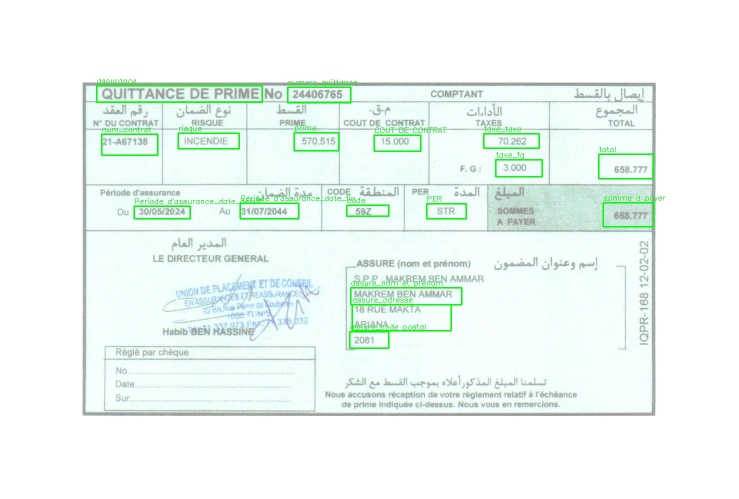
#> input picture boxes_preview.jpg, 1477 x 997 px, given as the content of the folder ./images, which was not available (shown at 1/2 size)
$ python ocr_llm_extractor.py
#> lines starting #> are read from the running program, lines starting #| are printed output that depends on the picture; after the words box and inside, x2 and y2 are one past the last pixel; in counts of white or black regions, pixels touching at a corner belong together; pictures that were not available may be replaced by others from this repository, and a replacement may not be noted
### TableExtractor.py
import cv2
import numpy as np
import os

class TableExtractor:

    def __init__(self, image_path):
        self.image_path = image_path

    def execute(self):
        self.image = cv2.imread(self.image_path)
#> self.image is the input picture: shape (997, 1477, 3); mean B, G, R 243.9, 248.4, 238.2
        self.store_process_image("0_original.jpg", self.image)
        self.convert_image_to_grayscale()
        self.store_process_image("1_grayscaled.jpg", self.grayscale_image)
        self.threshold_image()
        self.store_process_image("3_thresholded.jpg", self.thresholded_image)
        self.invert_image()
        self.store_process_image("4_inverteded.jpg", self.inverted_image)
        self.dilate_image()
        self.store_process_image("5_dialateded.jpg", self.dilated_image)
        self.find_contours()
        self.store_process_image("6_all_contours.jpg", self.image_with_all_contours)
        self.filter_contours_and_leave_only_rectangles()
        self.store_process_image("7_only_rectangular_contours.jpg", self.image_with_only_rectangular_contours)
        self.find_largest_contour_by_area()
        self.store_process_image("8_contour_with_max_area.jpg", self.image_with_contour_with_max_area)
        self.order_points_in_the_contour_with_max_area()
        self.store_process_image("9_with_4_corner_points_plotted.jpg", self.image_with_points_plotted)
        self.calculate_new_width_and_height_of_image()
        self.apply_perspective_transform()
        self.store_process_image("10_perspective_corrected.jpg", self.perspective_corrected_image)
        self.add_10_percent_padding()
        self.store_process_image("11_perspective_corrected_with_padding.jpg", self.perspective_corrected_image_with_padding)
        return self.perspective_corrected_image_with_padding


    def convert_image_to_grayscale(self):
        self.grayscale_image = cv2.cvtColor(self.image, cv2.COLOR_BGR2GRAY)
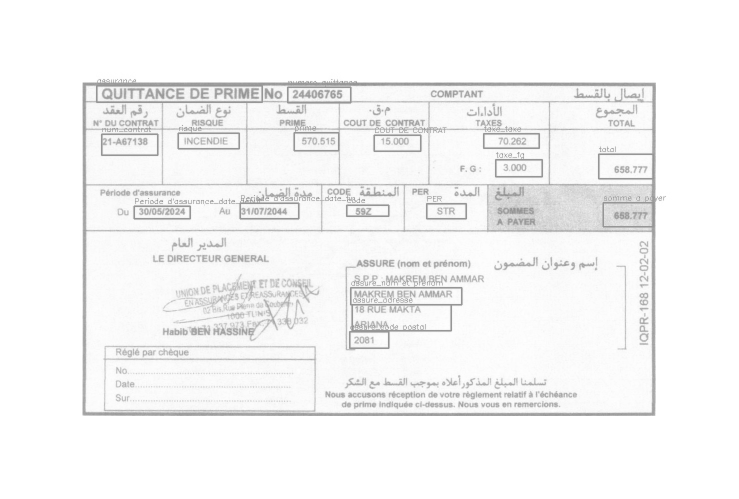
#> self.grayscale_image: shape (997, 1477) (shown at 1/2 size); min 141, max 255, mean 244.8

    def blur_image(self):
        self.blurred_image = cv2.blur(self.grayscale_image, (5, 5))

    def threshold_image(self):
        self.thresholded_image = cv2.threshold(self.grayscale_image, 0, 255, cv2.THRESH_BINARY + cv2.THRESH_OTSU)[1]
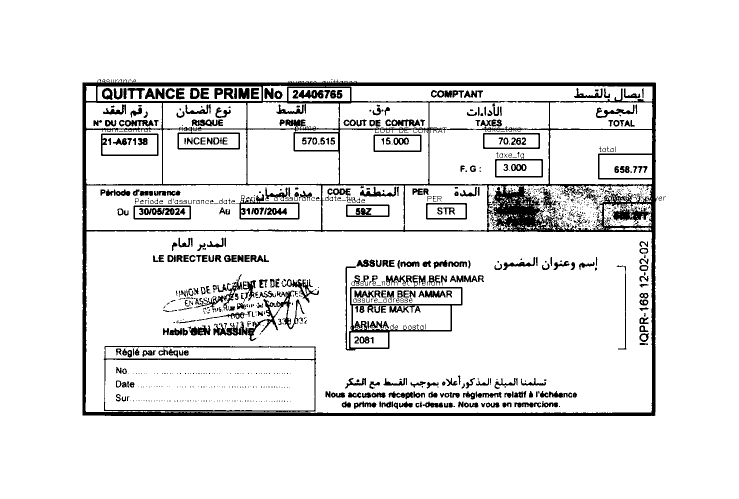
#> self.thresholded_image: shape (997, 1477) (shown at 1/2 size); 91.2% white; 1082 black regions (656 under 20 px), largest, box (x1, y1, x2, y2) and area: (165, 159, 1316, 832) 56382, (691, 533, 925, 701) 4653, (207, 692, 632, 824) 3705

    def invert_image(self):
        self.inverted_image = cv2.bitwise_not(self.thresholded_image)
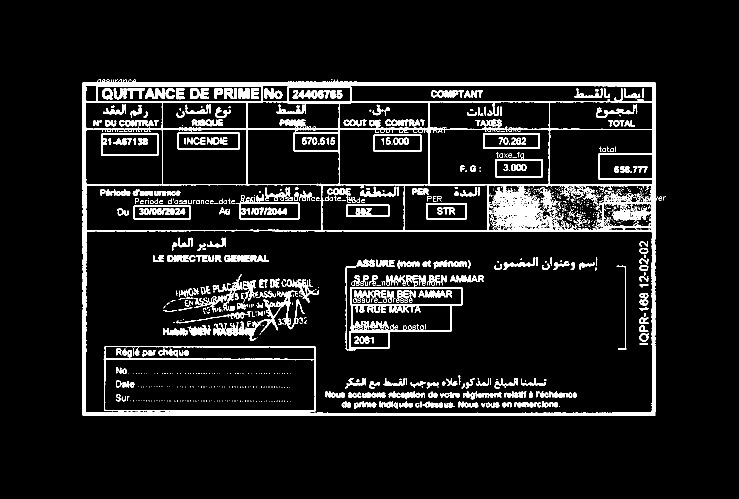
#> self.inverted_image: shape (997, 1477) (shown at 1/2 size); 8.8% white; 1082 white regions (656 under 20 px), largest, box (x1, y1, x2, y2) and area: (165, 159, 1316, 832) 56382, (691, 533, 925, 701) 4653, (207, 692, 632, 824) 3705

    def dilate_image(self):
        kernel = cv2.getStructuringElement(cv2.MORPH_RECT, (2, 2))
        self.dilated_image = cv2.dilate(self.inverted_image, kernel, iterations=2)
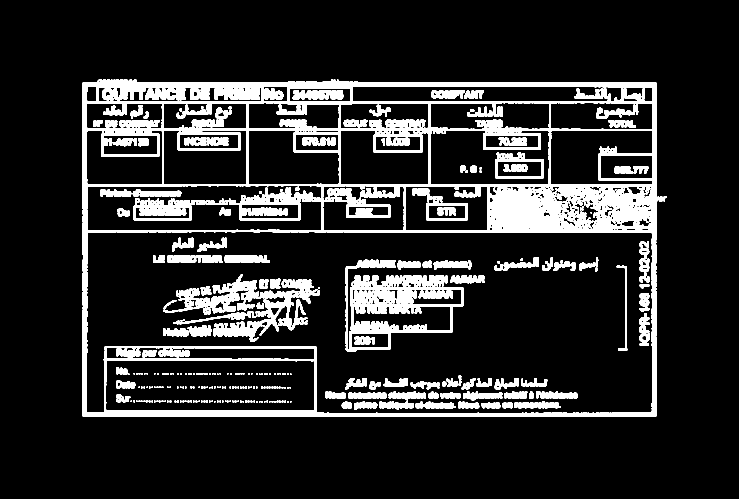
#> self.dilated_image: shape (997, 1477) (shown at 1/2 size); 14.8% white; 343 white regions (183 under 20 px)
        output_dir = "image"
        os.makedirs(output_dir, exist_ok=True)
        cv2.imwrite(os.path.join(output_dir, "dilateded.jpg"), self.dilated_image)
        print("Dilation applied and image saved")

    def find_contours(self):
        self.contours, self.hierarchy = cv2.findContours(self.dilated_image, cv2.RETR_TREE, cv2.CHAIN_APPROX_SIMPLE)
#> self.contours = 980 contours, 681 with area under 20; largest, box (x1, y1, x2, y2) and area: (165, 158, 1326, 834) 767026, (172, 463, 1305, 827) 352059, (211, 720, 630, 822) 41464, (173, 371, 643, 461) 39780, (691, 519, 927, 703) 25420; self.hierarchy = 980 rows, first 6: [1, -1, -1, -1], [-1, 0, 2, -1], [3, -1, -1, 1], [4, 2, -1, 1], [175, 3, 5, 1], [6, -1, -1, 4]
        self.image_with_all_contours = self.image.copy()
        cv2.drawContours(self.image_with_all_contours, self.contours, -1, (0, 255, 0), 3)
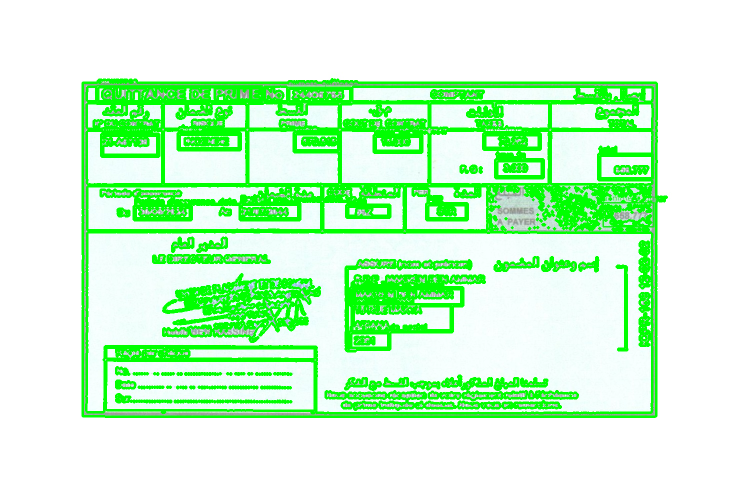
#> self.image_with_all_contours: shape (997, 1477, 3) (shown at 1/2 size); 18.23% of pixels changed, all inside (x1, y1, x2, y2) = (163, 156, 1336, 836)

    def filter_contours_and_leave_only_rectangles(self):
        self.rectangular_contours = []
        min_area = 10000  # You may need to tune this value for your images
        for contour in self.contours:
            peri = cv2.arcLength(contour, True)
            approx = cv2.approxPolyDP(contour, 0.01 * peri, True)
            area = cv2.contourArea(contour)
            if len(approx) == 4 and area > min_area:
                self.rectangular_contours.append(approx)
#> this loop made 980 passes
#> (peri, area) on passes 1, 715, 840: (28.83, 28), (507.1, 14369), (738.6, 25079.5)
#> after the loop, self.rectangular_contours = 7 contours; box (x1, y1, x2, y2) and area: (165, 165, 1313, 833) 765049, (212, 721, 630, 821) 40720, (860, 261, 1098, 369) 24262, (681, 262, 857, 369) 18148, (174, 260, 325, 369) 15818, (811, 372, 975, 461) 14095, (1101, 206, 1305, 258) 10176
        # Sort by area descending and keep only the largest contour (main table)
        if self.rectangular_contours:
            self.rectangular_contours = sorted(self.rectangular_contours, key=cv2.contourArea, reverse=True)
            self.rectangular_contours = [self.rectangular_contours[0]]
#> self.rectangular_contours = [[[165, 165], [165, 832], [1312, 832], [1312, 165]]]
        self.image_with_only_rectangular_contours = self.image.copy()
        cv2.drawContours(self.image_with_only_rectangular_contours, self.rectangular_contours, -1, (0, 255, 0), 3)
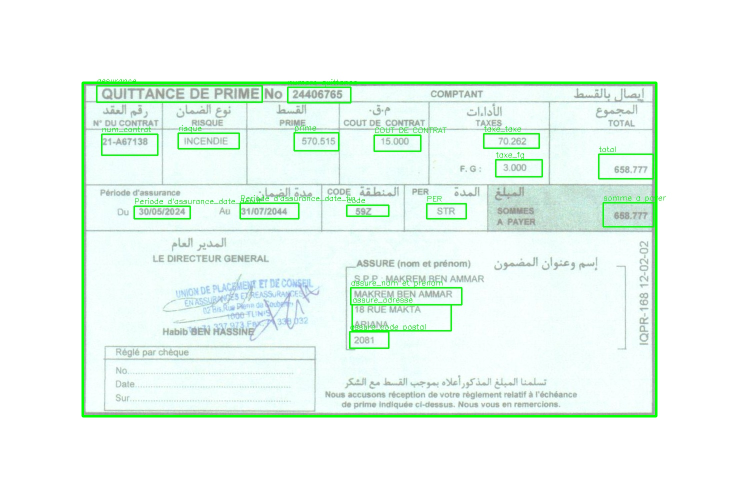
#> self.image_with_only_rectangular_contours: shape (997, 1477, 3) (shown at 1/2 size); 1.23% of pixels changed, all inside (x1, y1, x2, y2) = (163, 163, 1315, 835)

    def find_largest_contour_by_area(self):
        max_area = 0
        self.contour_with_max_area = None
        for contour in self.rectangular_contours:
            area = cv2.contourArea(contour)
            if area > max_area:
                max_area = area
                self.contour_with_max_area = contour
#> this loop made 1 pass
#> (area, max_area, self.contour_with_max_area) on pass 1: (765049, 765049, [[165, 165], [165, 832], [1312, 832], [1312, 165]])
#> after the loop, max_area = 765049
#> (the rest of the program and of its run is left out)
